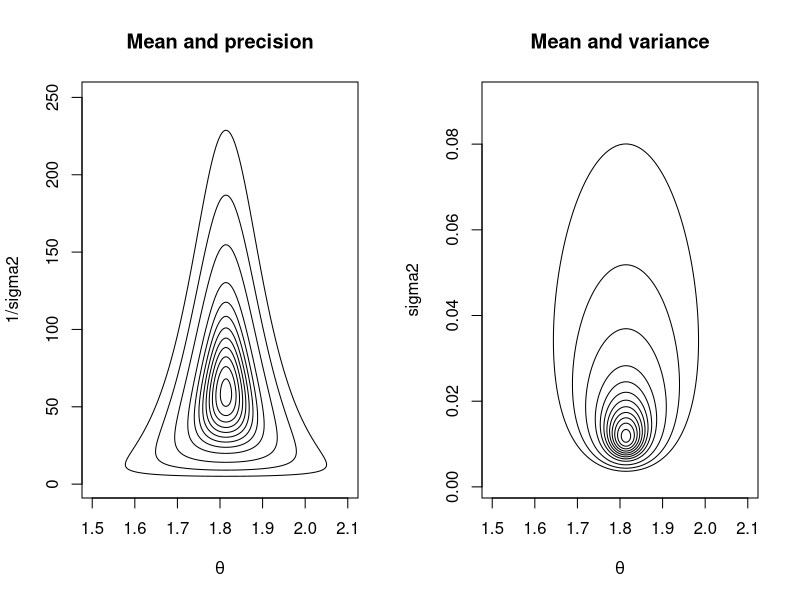
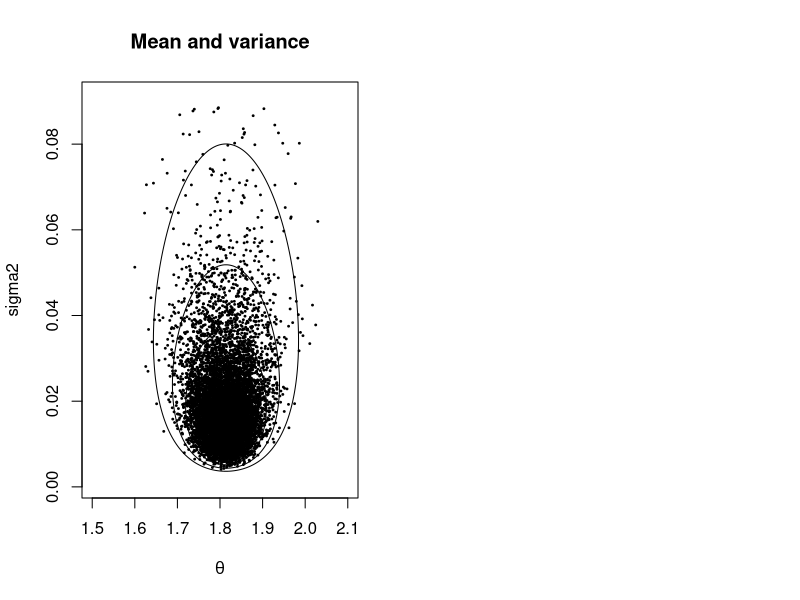
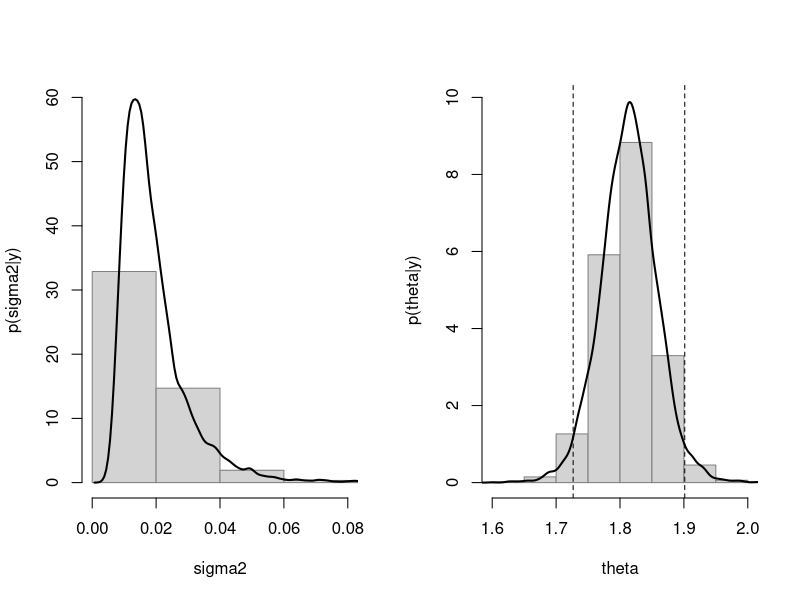

Write R code to recreate these figures, in order.
## ---- chunk 1
rm(list=ls());  set.seed(20210512);
knitr::opts_chunk$set(fig.align = 'center', message = FALSE)
## ---- chunk 2
y <- c(1.64, 1.70, 1.72, 1.74, 1.82, 1.82, 1.82, 1.90, 2.08)
# Prior 
mu.0 <- 1.9;  sigma.0 <- 0.1;  sigma2.0 <- sigma.0^2;
nu.0 <- 1;    kappa.0 <- 1  ;
# Calculations
n    <- length(y);   ybar   <- mean(y);  s2 <- var(y);  
nu.n <- nu.0 + n ;  kappa.n <- kappa.0 + n;
mu.n <- (kappa.0*mu.0 + n*ybar) / kappa.n
sigma2.n <- (1/nu.n) * (nu.0*sigma2.0 + (n-1)*s2 + 
   kappa.0*n*(ybar-mu.0)^2 / kappa.n) 
c(mu.n,  sigma2.n,  sqrt(sigma2.n))
## ---- chunk 3
# These values arrived at by lots of trial and error
gs     <- 800
theta  <- seq(1.5, 2.1, length=gs)
I.sig2 <- exp(seq(log(1), log(250), length=gs))
sigma2 <- 1 / exp(seq(log(1000), log(11), length=gs))
## ---- chunk 4
# Do mean and precision first
log.post <- matrix(NA, gs, gs); 

for(i in 1:gs){ for(j in 1:gs){ log.post[i,j] <- 
     dnorm(theta[i], mu.n, 1/sqrt(I.sig2[j]*kappa.n), log=T) +
     dgamma(I.sig2[j], nu.n/2, nu.n*sigma2.n/2, log=T) }}

maxie    <- max(log.post)
log.post <- log.post - maxie
post.P   <- exp(log.post)
rm(maxie); rm(log.post)
## ---- chunk 5
# Now do mean and variance 
log.post <- matrix(NA, gs, gs);

for(i in 1:gs){ for(j in 1:gs){ log.post[i,j] <- 
     dnorm(theta[i], mu.n, sqrt(sigma2[j]/kappa.n), log=T) + 
     dgamma(1/sigma2[j], nu.n/2, nu.n*sigma2.n/2, log=T) - 
     2*log(sigma2[j])        }}          

maxie    <- max(log.post)
log.post <- log.post - maxie
post.V   <- exp(log.post)
contours <- c(.001, .01, seq(.05, .95, .10))
rm(maxie);rm(log.post)
## ---- chunk 6
xlab <- expression(theta)
## ---- chunk 7
par(mfrow=c(1,2))

contour(theta, I.sig2, post.P, levels=contours, drawlabels=F, 
  xlab=xlab, ylab="1/sigma2", main="Mean and precision")
contour(theta, sigma2, post.V, levels=contours, drawlabels=F, 
  xlab=xlab, ylab="sigma2", main="Mean and variance")
## ---- chunk 8
S          <- 10000
sigma2.sim <- 1 / rgamma(S, nu.n/2, nu.n*sigma2.n/2)
theta.sim  <- rnorm(S, mu.n, sqrt(sigma2.sim/kappa.n))
## ---- chunk 9
# Scatterplot (empirical joint distribution of MC sample)
contour(theta, sigma2, post.V, levels=contours, drawlabels=F, 
  xlab=xlab, ylab="sigma2", main="Mean and variance")
points(theta.sim, sigma2.sim, pch=19, cex=.25, 
  xlim=c(1.51, 2.11), ylim=c(0, .10))
## ---- chunk 10
# Marginal density estimates, and 95% CI for theta
(CI.theta <- quantile(theta.sim, c(.025, .975))) 
## ---- chunk 11
par(mfrow=c(1,2))

hist(sigma2.sim, xlim=c(0, .08), main="", freq=F, xlab="sigma2",
     ylab="p(sigma2|y)", ylim=c(0,60), border=gray(0.5))
lines(density(sigma2.sim), lwd = 2)

hist(theta.sim, freq=F, xlim=c(1.6, 2.0), main="", xlab="theta",
      ylab="p(theta|y)", ylim=c(0,10), border=gray(0.5))
lines(density(theta.sim), lwd=2)
abline(v=CI.theta, lty=2)
